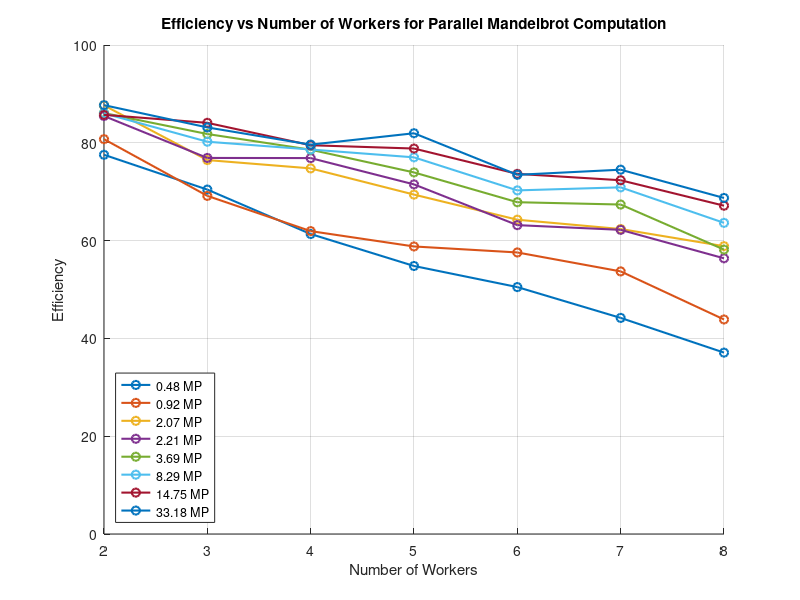

The MATLAB source for this figure:
    load("results.mat")
efficiencyMatrix=cell2mat(efficiency_results);
    
    workers = [2,3,4,5,6,7,8];
    %efficiencyData = table2array(speedupTable(:,1:end));
    
    % Resolution labels
    numMegaPixels= {'0.48 MP','0.92 MP','2.07 MP','2.21 MP','3.69 MP','8.29 MP','14.75 MP','33.18 MP'};
    
    % Amdahls Law - assume f (parallel fraction) close to 1
    
    
    % Plot
    figure;
    hold on;
    
    % Plot each resolution
    for i = 1:8
        plot(workers, efficiencyMatrix(:,i), '-o', 'DisplayName', numMegaPixels{i}, 'LineWidth', 1.5);
    end
    
    
    % Formatting
    xlabel('Number of Workers');
    ylabel('Efficiency');
    title('Efficiency vs Number of Workers for Parallel Mandelbrot Computation');
    ylim([0 100]);
    legend('Location', 'southwest');
    grid on;
    hold off;
